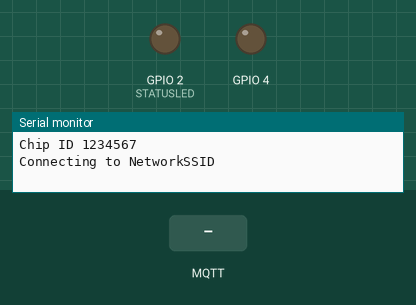
Recording of a sketch running on a simulated ESP8266 (NodeMCU). Shown: output pins drawn as LEDs (lit = HIGH), the last lines printed to the serial monitor. Inputs (shaded band) come from the test bench. WiFi joins after 1.5 s; servers stay silent unless stated; no MQTT or app messages arrive unless stated.

Above: at 0.1 s.
At 2.7 s:
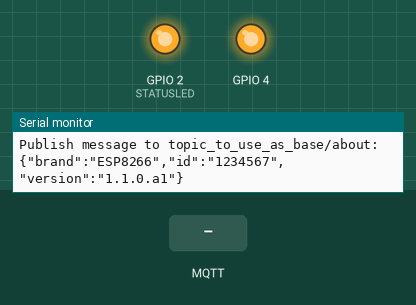
2.8 s: MQTT message "ToggleOnOff" arrives on the first subscribed topic
4.3 s: MQTT message "ReadValues" arrives on the first subscribed topic
5.8 s: MQTT message "1" arrives on the first subscribed topic
At 31.76 s:
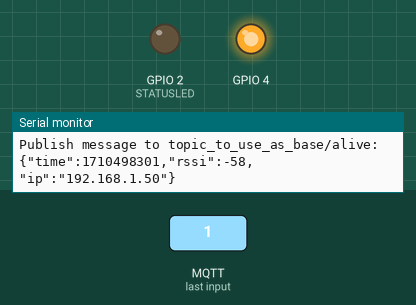
Timing chart, 0 to 33.2 s (numbered marks = the images above; inputs shaded):
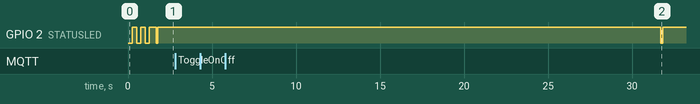

The sketch:

esp8266-controller.ino
```cpp
/*
 * ESP8266 controller
 * An implemention for controlling and polling an ESP8266 board through mqtt.
 *
 * @author Steinar Thorshaug
 */
#include <ESP8266WiFi.h>
#include <PubSubClient.h>
#include "myconstants.h"
#include "TimeController.h"
#include "MessageHandler.h"
#include "IOHandler.h"

/*
 * Parameters to change
 * Change these parameters into your values
 */
const char* NETWORK_SSID = "NetworkSSID";
const char* NETWORK_PASSWORD = "NetworkPassword";
const char* MQTT_SERVER = "ipOfMqttServer";
const char* MQTT_TOPIC_STATUS_BASE = "topic_to_use_as_base";
const char* MQTT_TOPIC_SUBSCRIBE = "topic_to_use/control";

const bool USE_NTP = true; // Set to false to not sync to UTC time

/*
 * Our framework
 */
WiFiClient wifiClient;
PubSubClient mqttClient(wifiClient);
IOHandler ioHandler;
MessageHandler messageHandler(&mqttClient, MQTT_TOPIC_STATUS_BASE, &ioHandler);


/**
 * Configure all input and outputs prior to calling messagehandler.setup()
 */
void configurePinIO() {
  // An example of adding a digital out pin
  ioHandler.assignPinConfiguration(4, IOHandler::PINCONFIG_DO);

  // An example on adding a DHT22 sensor
#ifdef EXTLIB_DHT22
  ioHandler.assignPinConfiguration(0, IOHandler::PINCONFIG_DHT22);

  // Scheduled requests example
  MessageHandler::MyRequest request1;
  request1.req = MessageHandler::MyRequestType::REQ_ReadValues;
  request1.pin = 0;
  request1.waittime = 0;
  messageHandler.addScheduledRequest(&request1, 60000);
#endif
}

/*
 * Callback for new MQTT data
 */
void mqttDataCallback(char* topic, byte* payload, unsigned int length) {
  messageHandler.handleRequest(topic, payload, length);
}

/*
 * Assert that we are connected to the MQTT broker
 */
void mqttReconnect() {
  // Loop until we're reconnected
  while (!mqttClient.connected()) {
    Serial.print("Attempting MQTT connection...");
    String clientId = String("ESP8266 ");
    clientId.concat(String(ESP.getChipId()));
    // Attempt to connect
    if (mqttClient.connect(clientId.c_str())) {
      Serial.println("connected");
      mqttClient.subscribe(MQTT_TOPIC_SUBSCRIBE);
    } else {
      Serial.print("failed, rc=");
      Serial.print(mqttClient.state());
      Serial.println(" try again in 5 seconds");
      // Flash onboard LED
      ioHandler.flashLed(STATUSLED, 3, 200);
      delay(4000);
    }
  }
}

/**
 * Check that WIFI is connected
 * If not connected, wait untill connected
 */
static void wifiReconnect() {
  if(WiFi.status() == WL_CONNECTED) return;
  while (WiFi.status() != WL_CONNECTED) {
    digitalWrite(STATUSLED, OUTPUT_HIGH);
    delay(250);
    digitalWrite(STATUSLED, OUTPUT_LOW);
    delay(250);
    Serial.print(".");
  }
  Serial.println("");
  Serial.println("WiFi connected");
  Serial.print("My ip is ");
  Serial.println(WiFi.localIP());
}


/**
 * Setup application
 */
void setup() {
  Serial.begin(115200);
  delay(10);

  pinMode(STATUSLED, OUTPUT);
  digitalWrite(STATUSLED, OUTPUT_LOW);

  // Connect to WiFi network
  Serial.println();
  Serial.print("Chip ID ");
  Serial.println(ESP.getChipId());
  Serial.println();
  Serial.print("Connecting to ");
  Serial.println(NETWORK_SSID);

  WiFi.begin(NETWORK_SSID, NETWORK_PASSWORD);
  wifiReconnect();
  Serial.println("");
  Serial.println("Start MQTT");
  mqttClient.setServer(MQTT_SERVER, 1883);
  mqttClient.setCallback(mqttDataCallback);
  initTimeController(USE_NTP);
  configurePinIO();
  ioHandler.setup();
}

/**
 * Main loop
 */
void loop() {
  wifiReconnect();
  if (!mqttClient.connected()) {
    mqttReconnect();
  }
  mqttClient.loop();
  updateTimeController();
  messageHandler.loop();
  delay(100);
}
```

IOHandler.cpp
```cpp
#include "IOHandler.h"

IOHandler::IOHandler() {
  // Initialize values
  for(int i=0; i<MAX_PINNUMBER; i++) {
    this->myIOs[i].active = false;
#ifdef EXTLIB_DHT22
    this->dht22[i] = NULL;
#endif
  }
}

/**
 * Configure a specific pin
 * Must be performed prior to running
 */
bool IOHandler::assignPinConfiguration(int pin, IOHandler::PinConfig config) {
  if(pin < 0 || pin > MAX_PINNUMBER) {
    Serial.print("Invalid pin number ");
    Serial.println(pin);
    return false;
  }
  if(this->myIOs[pin].active) {
    Serial.print("Pin ");
    Serial.print(pin);
    Serial.println(" is already taken");
    return false;
  }
  this->myIOs[pin].active = true;
  this->myIOs[pin].config = config;
}

/**
 * Configure all pins
 */
void IOHandler::setup() {
  for(int i=0; i<MAX_PINNUMBER; i++) {
    if(!this->myIOs[i].active) continue;
    Serial.print("Setting pin ");
    Serial.print(i);
    switch(this->myIOs[i].config) {
      case PINCONFIG_DO:
        Serial.println(" as output");
        pinMode(i, OUTPUT);
        digitalWrite(i, OUTPUT_LOW);
        break;
      case PINCONFIG_DI:
        Serial.println(" as input");
        pinMode(i, INPUT);
        break;
#ifdef EXTLIB_DHT22
      case PINCONFIG_DHT22:
        Serial.println(" as DHT22");
        this->dht22[i] = new DHT(i, DHT22);
        this->dht22[i]->begin();
        break;
#endif
      default:
        // todo Analog IO not supported yet
        Serial.println(" nothing. Not supported");
        break;
    }
  }
}

/*
 * Flash a led a given number of times
 */
void IOHandler::flashLed(int ledPin, int numberOfTimes, int waitTime) {
  int i;
  for(i=0; i<numberOfTimes; i++) {
    digitalWrite(ledPin, OUTPUT_HIGH);
    delay(waitTime);
    digitalWrite(ledPin, OUTPUT_LOW);
    if(i<numberOfTimes-1) {
      delay(waitTime);
    }
  }
}

/**
 * Perform a ToggleOnOff command
 */
bool IOHandler::runToggleOnOff(int pin, int waittime, char *text) {
  if(!this->checkPinConfig(pin, PINCONFIG_DO)) {
    strcpy(text, "Pin is not configured for output");
    return false;
  }
  digitalWrite(pin, OUTPUT_HIGH);
  delay(waittime);
  digitalWrite(pin, OUTPUT_LOW);
  strcpy(text, "");
  return true;
}

/**
 * Perform a read values command
 */
bool IOHandler::runReadValues(int pin, char *text, char *jsonValue) {
  if(this->checkPinConfig(pin, PINCONFIG_DI)) {
    strcpy(text, "DI reading not supported");
    return false;
  }
#ifdef EXTLIB_DHT22
  else if(this->checkPinConfig(pin, PINCONFIG_DHT22)) {
    return this->readDht22(pin, text, jsonValue);
  }
#endif
  else {
    strcpy(text, "Pin does not support readings");
    return false;
  }
}

/**
 * Perform an on-demand DHT22 reading
 */
bool IOHandler::readDht22(int pin, char *text, char *jsonValue) {
#ifdef EXTLIB_DHT22
  if(!this->checkPinConfig(pin, PINCONFIG_DHT22)) {
    strcpy(text, "Pin is not configured for DHT22");
    return false;
  }
  DHT *dht = this->dht22[pin];
  float t = dht->readTemperature();
  float h = dht->readHumidity();
  char temperature[10], humidity[10];
  if(isnan(t) || isnan(h)) {
    strcpy(text, "Temperature/Humidity was NaN");
    strcpy(jsonValue, "");
    return false;
  }
  dtostrf(t, 5, 1, temperature);
  dtostrf(h, 5, 1, humidity);
  snprintf (jsonValue, 50, "\"temp\":%s,\"hum\":%s", temperature, humidity);
  strcpy(text, "");
  return true;
#else
  strcpy(text, "DHT22 not enabled");
  return false;
#endif
}

/**
 * Check if a pin is configured correct
 */
bool IOHandler::checkPinConfig(int pin, IOHandler::PinConfig config) {
  if(pin > MAX_PINNUMBER || pin < 0) {
    return false;
  }
  return (this->myIOs[pin].active && this->myIOs[pin].config == config);
}
```

IOHandler.h
```cpp
#ifndef IOHandler_h
#define IOHandler_h
#include <Arduino.h>
#include "myconstants.h"
#ifdef EXTLIB_DHT22
#include "DHT.h"
#endif

class IOHandler {
  public:
    enum PinConfig {
      PINCONFIG_None,
      PINCONFIG_DI,
      PINCONFIG_DO,
      PINCONFIG_AI,
      PINCONFIG_AO
#ifdef EXTLIB_DHT22
     ,PINCONFIG_DHT22
#endif
    };
    struct MyIOs {
      bool active;
      PinConfig config;
    };

    IOHandler();
    void setup();
    bool assignPinConfiguration(int pin, IOHandler::PinConfig config);

    void flashLed(int ledPin, int numberOfTimes, int waitTime);
    bool runToggleOnOff(int pin, int waittime, char *text);
    bool runReadValues(int pin, char *text, char *jsonValue);

  private:
    MyIOs myIOs[MAX_PINNUMBER+1];
#ifdef EXTLIB_DHT22
    DHT *dht22[MAX_PINNUMBER+1];
#endif

    bool checkPinConfig(int pin, IOHandler::PinConfig config);
    bool readDht22(int pin, char *text, char *jsonValue);
};

#endif
```

MessageHandler.cpp
```cpp
/*
 * MessageHandler
 * Decode and handle incoming MQTT messages
 *
 * @author Steinar Thorshaug
 */
#include <ESP8266WiFi.h>
#include "MessageHandler.h"
#include "TimeController.h"

static char genericString[151];

/**
 * Constructor
 */
MessageHandler::MessageHandler(PubSubClient *mqtt, const char *mqttBaseTopic, IOHandler *ioHandler) {
  this->mqtt = mqtt;
  this->mqttBaseTopic = mqttBaseTopic;
  this->ioHandler = ioHandler;
  for(int i=0; i<10; i++) {
    this->schedules[i].active = false;
  }
  this->activeSchedules = 0;
}

/**
 * Add a scheduled repeated request
 */
bool MessageHandler::addScheduledRequest(MyRequest *req, unsigned long interval) {
  if(this->activeSchedules >= 10) {
    return false;
  }
  ScheduledItem *item = &this->schedules[this->activeSchedules];
  this->activeSchedules++;
  item->req = *req;
  item->active = true;
  item->interval = interval;
  item->lastExecuted = 0;
}

/**
 * Check if any scheduled requests are pending
 */
bool MessageHandler::executeScheduledRequests() {
  ScheduledItem *item = NULL;
  bool returnval = false;
  unsigned long timenow = millis();

  for(int i=0; i<this->activeSchedules; i++) {
    item = &this->schedules[i];
    if(!item->active) continue;
    if(abs(timenow - item->lastExecuted) > item->interval) {
      this->handleRequest(&item->req);
      returnval = true;
      item->lastExecuted = timenow;
    }
  }

  return returnval;
}

/**
 * Format and send an alive message to the MQTT broker
 */
void MessageHandler::sendAliveMessage() {
  IPAddress myIp = WiFi.localIP();
  snprintf (genericString, 150, "{%s\"rssi\":%ld,\"ip\":\"%d.%d.%d.%d\"}",
    getCurrentUtcTimeAsJsonField(), WiFi.RSSI(), myIp[0], myIp[1], myIp[2], myIp[3]);
  String topic = String(this->mqttBaseTopic);
  topic.concat("/alive");
  Serial.print("Publish message to ");
  Serial.print(topic.c_str());
  Serial.print(": ");
  Serial.println(genericString);
  if(this->mqtt->publish(topic.c_str(), genericString) == 0) {
    Serial.println("Failed to publish alive message to MQTT. Too long message?");
  }
  digitalWrite(STATUSLED, OUTPUT_HIGH);
  delay(100);
  digitalWrite(STATUSLED, OUTPUT_LOW);
}

/**
 * Send about-message to MQTT broker
 */
void MessageHandler::sendAboutMessage() {
  snprintf (genericString, 150, "{\"brand\":\"ESP8266\",\"id\":\"%ld\",\"version\":\"%s\"}",
    /*chipId*/ESP.getChipId(), SW_VERSION);
  String topic = String(this->mqttBaseTopic);
  topic.concat("/about");
  Serial.print("Publish message to ");
  Serial.print(topic.c_str());
  Serial.print(": ");
  Serial.println(genericString);
  if(this->mqtt->publish(topic.c_str(), genericString) == 0) {
    Serial.println("Failed to publish to MQTT. Too long message?");
  }
}

/*
 * Handles messages
 * <reqtype>;<pin-number>;<delay>
 */
void MessageHandler::handleRequest(char* topic, byte* payloadAsBytes, unsigned int length) {
  char payload[100];
  MessageHandler::MyRequest request;

  Serial.print("Message arrived [");
  Serial.print(topic);
  Serial.print("] ");
  if(length >= 100) {
    // todo: Report
    Serial.println(" Message is too long");
    return;
  }
  strncpy(payload, (char*)payloadAsBytes, length);
  payload[length] = 0;
  Serial.print(payload);
  Serial.println();
  if(!this->decodeRequest(payload, &request)) {
    return;
  }
  this->handleRequest(&request);

}

/**
 * Handle a decoded request
 */
void MessageHandler::handleRequest(MessageHandler::MyRequest *req) {
  char dbgOut[100];
  char jsonValues[50];
  bool status = false;

  jsonValues[0]=0;
  snprintf(dbgOut, 100, "Req %d, pin %d, waittime %d", req->req, req->pin, req->waittime);
  Serial.println(dbgOut);
  if(req->waittime < 0) {
    Serial.println("Negative waittime - aborting request");
    return;
  }
  if(req->waittime > 5000) {
    Serial.println("Waittime changed to 5000ms");
  }

  dbgOut[0] = 0;
  switch(req->req) {
    case REQ_ToggleOnOff:
      status = this->ioHandler->runToggleOnOff(req->pin, req->waittime, dbgOut);
      break;
    case REQ_ReadValues:
      status = this->ioHandler->runReadValues(req->pin, dbgOut, jsonValues);
      break;
    default:
      strcpy(dbgOut, "Unknown request");
  }
  this->sendMqttResponse(req, status, dbgOut, jsonValues);
  this->ioHandler->flashLed(STATUSLED, status ? 2 : 5, 100);
}

/**
 * Decode a request
 */
bool MessageHandler::decodeRequest(char* requestAsString, MessageHandler::MyRequest *parsed) {
  char *token = strtok(requestAsString, ";");
  if(!token) {
    Serial.println("No request found");
    return false;
  }
  parsed->req = this->decodeRequestType(token);

  token = strtok(NULL, ";");
  if(!token) {
    Serial.println("No pin number found");
    return false;
  }
  parsed->pin = atoi(token);

  token = strtok(NULL, ";");
  if(!token) {
    Serial.println("No wait time found");
    return false;
  }
  parsed->waittime = atoi(token);
  return true;
}

/**
 * Decode a request type from string
 */
MessageHandler::MyRequestType MessageHandler::decodeRequestType(const char *req) {
  if(strcmp(req, "ToggleOnOff") == 0) {
    return REQ_ToggleOnOff;
  } else if(strcmp(req, "ReadValues") == 0) {
    return REQ_ReadValues;
  }
  return REQ_None;
}


/**
 * Send a status report to the MQTT broker
 */
void MessageHandler::sendMqttResponse(MessageHandler::MyRequest *req, bool status, const char *text, const char *jsonValues) {
  char respTopic[20];

  snprintf (genericString, 150, "{%s\"req\":%d,\"status\":%s,\"message\":\"%s\"}",
    getCurrentUtcTimeAsJsonField(), req->req, status ? "true" : "false", text);
  String topic = String(this->mqttBaseTopic);
  snprintf (respTopic, 20, "/response/%d", req->pin);
  topic.concat(respTopic);
  Serial.print("Publish message to ");
  Serial.print(topic.c_str());
  Serial.print(": ");
  Serial.println(genericString);
  if(this->mqtt->publish(topic.c_str(), genericString) == 0) {
    Serial.println("MessageHandler: Failed to publish to mqtt. Too long message?");
  }

  if(jsonValues[0] != 0) {
    snprintf (genericString, 150, "{\"time\":%ld,%s}", getCurrentUtcTime(), jsonValues);
    topic = String(this->mqttBaseTopic);
    snprintf (respTopic, 20, "/values/%d", req->pin);
    topic.concat(respTopic);
    Serial.print("Publish message to ");
    Serial.print(topic.c_str());
    Serial.print(": ");
    Serial.println(genericString);
    if(this->mqtt->publish(topic.c_str(), genericString) == 0) {
      Serial.println("MessageHandler: Failed to publish to mqtt. Too long message?");
    }
  }
}

/**
 * Loop function
 */
void MessageHandler::loop() {
  static long lastTimeStatusToMqtt = 0;
  long now = millis();
  if ((abs(now - lastTimeStatusToMqtt) > 30000) || (lastTimeStatusToMqtt == 0)) {
    static int aboutCounter = 10;
    lastTimeStatusToMqtt = now;
    this->sendAliveMessage();
    aboutCounter++;
    if(aboutCounter >= 10) {
      aboutCounter = 0;
      this->sendAboutMessage();
    }
  }

  /* Check if time to send something */
  this->executeScheduledRequests();
}
```

MessageHandler.h
```cpp
#ifndef MessageHandler_h
#define MessageHandler_h
#include <Arduino.h>
#include <PubSubClient.h>
#include "IOHandler.h"

class MessageHandler {
  public:
    enum MyRequestType {
      REQ_None,
      REQ_ToggleOnOff,
      REQ_ReadValues
    };
    struct MyRequest {
      MyRequestType req;
      int           pin;
      int           waittime;
    };

  private:
    struct ScheduledItem {
      bool          active;
      MyRequest     req;
      unsigned long lastExecuted;
      unsigned long interval;
    };

    PubSubClient *mqtt;
    const char *mqttBaseTopic;
    IOHandler *ioHandler;
    ScheduledItem schedules[10];
    int activeSchedules;


    bool decodeRequest(char* requestAsString, MessageHandler::MyRequest *parsed);
    MyRequestType decodeRequestType(const char *req);
    void sendMqttResponse(MessageHandler::MyRequest *req, bool status, const char *text, const char *jsonValues);
    void sendAliveMessage();
    void sendAboutMessage();

  public:
    MessageHandler(PubSubClient *mqtt, const char* mqttBaseTopic, IOHandler *ioHandler);
    void handleRequest(char* topic, byte* payloadAsBytes, unsigned int length);
    void handleRequest(MessageHandler::MyRequest *req);
    bool addScheduledRequest(MyRequest *req, unsigned long interval);
    bool executeScheduledRequests();
    void loop();

};
#endif
```

TimeController.h
```cpp
#ifndef TimeController_h
#define TimeController_h
void initTimeController(bool useNtp);
bool updateTimeController();
unsigned long getCurrentUtcTime();
char* getCurrentUtcTimeAsJsonField();
#endif
```

myconstants.h
```cpp
#ifndef myconstants_h
#define myconstants_h
#include <Arduino.h>

/*
 *  Framework version
 */
#define SW_VERSION "1.1.0.a1"

/*
 * Optional external libraries
 * Uncomment the wanted dependencies
 */
//#define EXTLIB_DHT22 // Requires "Adafruit DHT22" and "Adafruit Unified Sensor"

// The outputs are reversed on my ESP8266
const int OUTPUT_HIGH = LOW;
const int OUTPUT_LOW = HIGH;

// Handy constants
const int STATUSLED = BUILTIN_LED;
const int MAX_PINNUMBER=7; // Largest allowed pinnumber

#endif
```

Source omitted: TimeController.cpp (7026 bytes)
